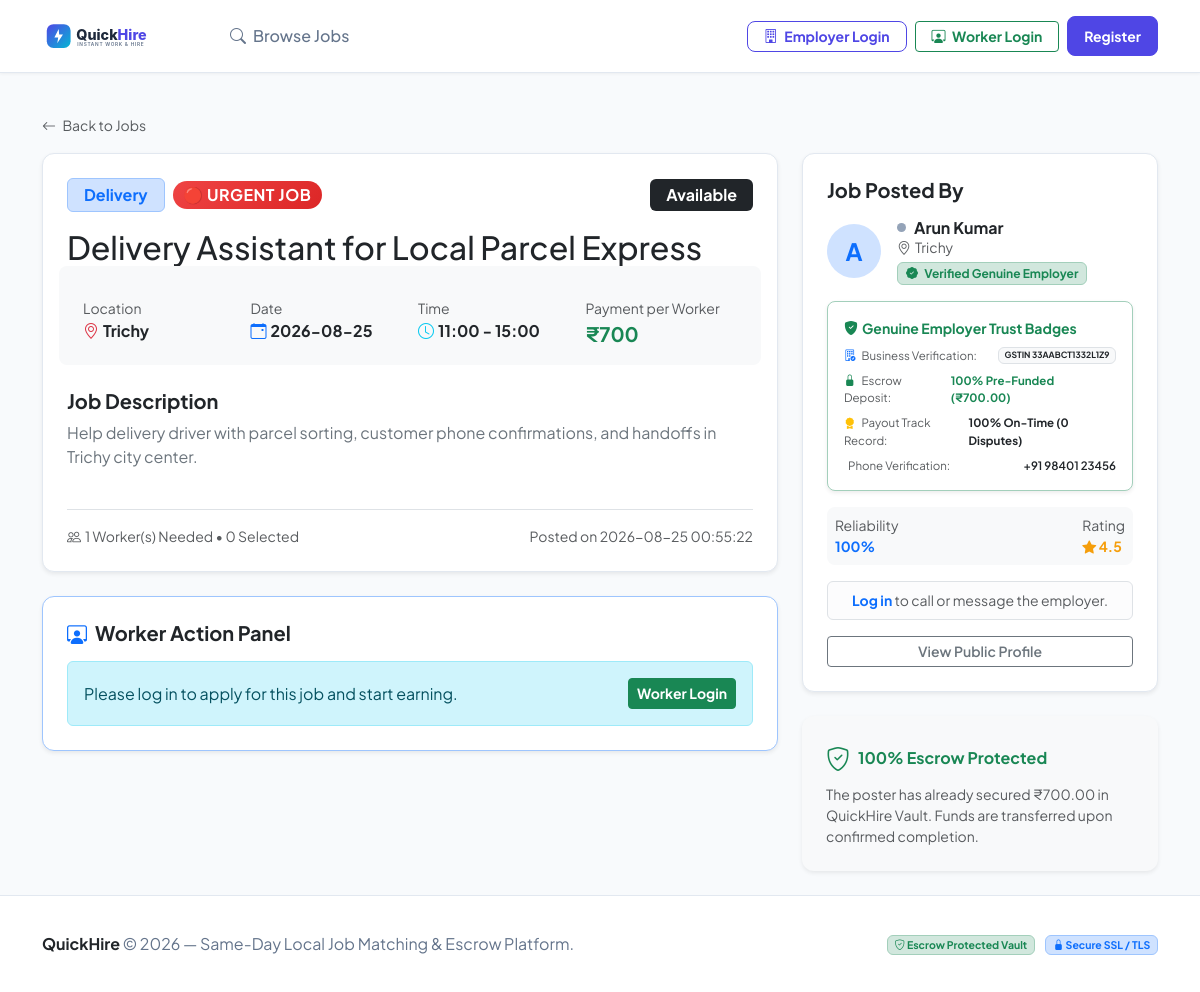
The page /job/4 on the database its author committed.
### tables this page shows
CREATE TABLE jobs (
    id INTEGER PRIMARY KEY AUTOINCREMENT,
    poster_id INTEGER NOT NULL,
    title TEXT NOT NULL,
    category TEXT NOT NULL,
    description TEXT NOT NULL,
    location TEXT NOT NULL,
    job_date TEXT NOT NULL,
    start_time TEXT NOT NULL,
    end_time TEXT NOT NULL,
    required_workers INTEGER NOT NULL DEFAULT 1,
    payment REAL NOT NULL,
    urgent INTEGER DEFAULT 0,
    status TEXT DEFAULT 'Available',
    created_at TIMESTAMP DEFAULT CURRENT_TIMESTAMP,
    FOREIGN KEY (poster_id) REFERENCES users(id) ON DELETE CASCADE
);

CREATE TABLE users (
    id INTEGER PRIMARY KEY AUTOINCREMENT,
    name TEXT NOT NULL,
    email TEXT UNIQUE NOT NULL,
    password TEXT NOT NULL,
    skills TEXT DEFAULT '',
    location TEXT DEFAULT '',
    phone TEXT DEFAULT '+91 98765 43210',
    role TEXT DEFAULT 'worker',
    wallet_balance REAL DEFAULT 5000.0,
    secured_balance REAL DEFAULT 0.0,
    rating REAL DEFAULT NULL,
    reliability_score INTEGER DEFAULT 100,
    completed_jobs INTEGER DEFAULT 0,
    late_arrivals INTEGER DEFAULT 0,
    no_shows INTEGER DEFAULT 0,
    is_online INTEGER DEFAULT 0,
    created_at TIMESTAMP DEFAULT CURRENT_TIMESTAMP
);

### backend/routes/job_routes.py (the view)
@job_bp.route('/job/<int:job_id>')
def job_details(job_id):
    job = JobModel.get_by_id(job_id)
    if not job:
        flash("Job not found.", "danger")
        return redirect(url_for('job_routes.jobs'))
    current_user = get_current_user()
    is_poster = current_user and (current_user['id'] == job['poster_id'])
    applicants = []
    assignments = []
    user_application = None
    user_assignment = None
    if is_poster:
        applicants = ApplicationModel.get_by_job(job_id)
        assignments = AssignmentModel.get_by_job(job_id)
    elif current_user:
        user_application = ApplicationModel.get_by_job_and_worker(job_id, current_user['id'])
        user_assignment = AssignmentModel.get_by_job_and_worker(job_id, current_user['id'])
    try:
        from services.payment_service import parse_time_or_dt
        s_dt = parse_time_or_dt(job['start_time'], job['job_date'])
        e_dt = parse_time_or_dt(job['end_time'], job['job_date'])
        job_scheduled_seconds = int(max(60, (e_dt - s_dt).total_seconds()))
    except Exception:
        job_scheduled_seconds = 3600 * 3
    if job_scheduled_seconds < 3600:
        mins = max(1, int(job_scheduled_seconds // 60))
        job_scheduled_display = f"{mins} mins"
    else:
        hrs = round(job_scheduled_seconds / 3600.0, 1)
        job_scheduled_display = f"{hrs} hrs"
    return render_template(
        'job_details.html',
        job=job,
        is_poster=is_poster,
        applicants=applicants,
        assignments=assignments,
        user_application=user_application,
        user_assignment=user_assignment,
        job_scheduled_seconds=job_scheduled_seconds,
        job_scheduled_display=job_scheduled_display,
        current_user=current_user
    )

### backend/models.py (called while the page is built, shortened)
def get_db_path():
    return os.path.join(DATABASE_DIR, 'quickhire.db')

def get_db_connection():
    turso_conn = get_turso_connection()
    if turso_conn:
        return turso_conn
    db_file = get_db_path()
    conn = sqlite3.connect(db_file)
    conn.row_factory = sqlite3.Row
    conn.execute("PRAGMA foreign_keys = ON;")
    return conn

@contextmanager
def db_cursor(commit=False):
    conn = get_db_connection()
    cursor = conn.cursor()
    try:
        yield cursor
        if commit:
            conn.commit()
    except Exception:
        conn.rollback()
        raise
    finally:
        conn.close()

    @staticmethod
    def get_by_id(job_id):
        query = """
            SELECT j.*, u.name as poster_name, u.email as poster_email, u.phone as poster_phone, u.location as poster_location,
                   u.rating as poster_rating, u.reliability_score as poster_reliability, u.is_online as poster_is_online,
                   (SELECT COUNT(*) FROM applications WHERE job_id = j.id) as applicant_count,
                   (SELECT COUNT(*) FROM job_assignments WHERE job_id = j.id) as assigned_count
            FROM jobs j
            JOIN users u ON j.poster_id = u.id
            WHERE j.id = ?
        """
        with db_cursor() as cur:
            cur.execute(query, (job_id,))
            row = cur.fetchone()
            return dict(row) if row else None

### backend/services/auth_service.py (called while the page is built)
def get_current_user():
    user_id = session.get('user_id')
    if not user_id:
        return None
    return UserModel.get_by_id(user_id)

### database/turso_adapter.py (called while the page is built)
def get_turso_connection():
    url = os.environ.get('TURSO_DATABASE_URL') or os.environ.get('TURSO_URL')
    token = os.environ.get('TURSO_AUTH_TOKEN') or os.environ.get('TURSO_TOKEN')
    if url and token:
        return TursoConnection(url, token)
    return None

### frontend/templates/job_details.html (shortened to what this page needs)
{% extends "base.html" %}
{% block content %}
<div class="container py-4">
  <div class="mb-3">
    <a href="{{ url_for('job_routes.jobs') }}" class="text-decoration-none text-muted small">
      <i class="bi bi-arrow-left me-1"></i> Back to Jobs
    </a>
  </div>
  <div class="row g-4">
    <div class="col-lg-8">
      <div class="card card-custom p-4 mb-4 shadow-sm">
        <div class="d-flex flex-wrap justify-content-between align-items-center gap-2 mb-3">
          <div class="d-flex align-items-center gap-2 flex-wrap">
            <span class="badge bg-primary-subtle text-primary border border-primary-subtle px-3 py-2 fs-6">
              {{ job.category }}
            </span>
            {% if job.urgent %}
              <span class="badge badge-urgent fs-6">🔴 URGENT JOB</span>
            {% endif %}
          </div>
          <span class="badge bg-dark px-3 py-2 fs-6">{{ job.status }}</span>
        </div>
        <h2 class="fw-extrabold mb-3">{{ job.title }}</h2>
        <div class="row g-3 p-3 bg-light rounded-3 mb-4">
          <div class="col-6 col-md-3">
            <span class="text-muted small d-block">Location</span>
            <strong class="text-dark"><i class="bi bi-geo-alt text-danger me-1"></i>{{ job.location }}</strong>
          </div>
          <div class="col-6 col-md-3">
            <span class="text-muted small d-block">Date</span>
            <strong class="text-dark"><i class="bi bi-calendar-event text-primary me-1"></i>{{ job.job_date }}</strong>
          </div>
          <div class="col-6 col-md-3">
            <span class="text-muted small d-block">Time</span>
            <strong class="text-dark"><i class="bi bi-clock text-info me-1"></i>{{ job.start_time }} - {{ job.end_time }}</strong>
          </div>
          <div class="col-6 col-md-3">
            <span class="text-muted small d-block">Payment per Worker</span>
            <strong class="fs-5 text-success">₹{{ "%.0f"|format(job.payment) }}</strong>
          </div>
        </div>
        <div class="mb-4">
          <h5 class="fw-bold mb-2">Job Description</h5>
          <p class="text-secondary leading-relaxed" style="white-space: pre-line;">{{ job.description }}</p>
        </div>
        <div class="d-flex align-items-center justify-content-between pt-3 border-top text-muted small">
          <div><i class="bi bi-people me-1"></i>{{ job.required_workers }} Worker(s) Needed &bull; {{ job.assigned_count }} Selected</div>
          <div>Posted on {{ job.created_at }}</div>
        </div>
      </div>
      {% if not is_poster %}
        <div class="card card-custom p-4 mb-4 shadow-sm border-primary-subtle">
          <h5 class="fw-bold mb-3 d-flex align-items-center gap-2">
            <i class="bi bi-person-workspace text-primary"></i> Worker Action Panel
          </h5>
          {% if not current_user %}
            <div class="alert alert-info d-flex align-items-center justify-content-between m-0">
              <div>Please log in to apply for this job and start earning.</div>
              <a href="{{ url_for('auth_routes.login', role='worker') }}" class="btn btn-success btn-sm fw-bold">Worker Login</a>
            </div>
          {% endif %}
        </div>
      {% endif %}
    </div>
    <div class="col-lg-4">
      <div class="card card-custom p-4 mb-4 shadow-sm">
        <h5 class="fw-bold mb-3">Job Posted By</h5>
        <div class="d-flex align-items-center gap-3 mb-3">
          <div class="rounded-circle bg-primary-subtle text-primary d-flex align-items-center justify-content-center fw-bold fs-4" style="width: 54px; height: 54px;">
            {{ job.poster_name[0] }}
          </div>
          <div>
            <h6 class="fw-bold m-0 d-flex align-items-center gap-1">
              <span class="online-dot {% if not job.poster_is_online %}offline{% endif %}"></span>
              {{ job.poster_name }}
            </h6>
            <div class="text-muted small"><i class="bi bi-geo-alt me-1"></i>{{ job.poster_location or 'Location not set' }}</div>
            <span class="badge bg-success-subtle text-success border border-success-subtle px-2 py-1 mt-1 small">
              <i class="bi bi-patch-check-fill text-success me-1"></i> Verified Genuine Employer
            </span>
          </div>
        </div>
        <div class="card bg-white border border-success-subtle p-3 rounded-3 mb-3 shadow-sm">
          <div class="fw-bold small text-success d-flex align-items-center gap-1 mb-2">
            <i class="bi bi-shield-fill-check"></i> Genuine Employer Trust Badges
          </div>
          <div class="d-flex flex-column gap-2 small" style="font-size: 11.5px;">
            <div class="d-flex align-items-center justify-content-between">
              <span class="text-muted"><i class="bi bi-building-check me-1 text-primary"></i> Business Verification:</span>
              <span class="badge bg-light text-dark border">GSTIN 33AABCT1332L1Z9</span>
            </div>
            <div class="d-flex align-items-center justify-content-between">
              <span class="text-muted"><i class="bi bi-lock-fill me-1 text-success"></i> Escrow Deposit:</span>
              <strong class="text-success">100% Pre-Funded (₹{{ "%.2f"|format(job.payment * job.required_workers) }})</strong>
            </div>
            <div class="d-flex align-items-center justify-content-between">
              <span class="text-muted"><i class="bi bi-award-fill me-1 text-warning"></i> Payout Track Record:</span>
              <span class="text-dark fw-bold">100% On-Time (0 Disputes)</span>
            </div>
            <div class="d-flex align-items-center justify-content-between">
              <span class="text-muted"> Phone Verification:</span>
              <span class="text-dark fw-semibold">{{ job.poster_phone or '+91 98401 23456' }}</span>
            </div>
          </div>
        </div>
        <div class="d-flex justify-content-between p-2 bg-light rounded-3 mb-3 small">
          <div>
            <span class="text-muted d-block">Reliability</span>
            <strong class="text-primary">{{ job.poster_reliability }}%</strong>
          </div>
          <div>
            <span class="text-muted d-block">Rating</span>
            {% if job.poster_rating %}
              <strong class="star-rating"><i class="bi bi-star-fill"></i> {{ "%.1f"|format(job.poster_rating) }}</strong>
            {% else %}
              <span class="text-muted">Verified Poster</span>
            {% endif %}
          </div>
        </div>
        {% if current_user and not is_poster %}
          <div class="d-flex flex-column gap-2 mb-3">
            <a href="tel:{{ job.poster_phone or '+91 98401 23456' }}" class="btn btn-success fw-bold d-flex align-items-center justify-content-center gap-2 shadow-sm py-2" id="callPosterBtn">
              <i class="bi bi-telephone-fill fs-5"></i>
              <span>Call {{ job.poster_name }}</span>
            </a>
            <div class="d-flex gap-2">
              <a href="{{ url_for('message_routes.conversation', job_id=job.id, recipient_id=job.poster_id) }}" class="btn btn-primary flex-fill fw-bold d-flex align-items-center justify-content-center gap-1 shadow-sm">
                <i class="bi bi-chat-dots-fill"></i> Message
              </a>
              <a href="https://wa.me/{{ (job.poster_phone or '+919840123456')|replace(' ', '')|replace('+', '') }}?text=Hi%20{{ job.poster_name }},%20I%20am%20interested%20in%20your%20QuickHire%20job:%20{{ job.title }}" target="_blank" class="btn btn-outline-success flex-fill fw-bold d-flex align-items-center justify-content-center gap-1">
                <i class="bi bi-whatsapp"></i> WhatsApp
              </a>
            </div>
          </div>
        {% elif not current_user %}
          <div class="alert alert-light border p-2 text-center small text-muted mb-3">
            <a href="{{ url_for('auth_routes.login') }}" class="fw-bold text-primary text-decoration-none">Log in</a> to call or message the employer.
          </div>
        {% endif %}
        <a href="{{ url_for('profile_routes.public_profile', user_id=job.poster_id) }}" class="btn btn-outline-secondary btn-sm w-100 fw-semibold">
          View Public Profile
        </a>
      </div>
      <div class="card card-custom p-4 shadow-sm bg-light border-0">
        <div class="d-flex align-items-center gap-2 mb-2 text-success">
          <i class="bi bi-shield-check fs-4"></i>
          <strong class="fs-6">100% Escrow Protected</strong>
        </div>
        <p class="small text-muted mb-0">
          The poster has already secured ₹{{ "%.2f"|format(job.payment * job.required_workers) }} in QuickHire Vault. Funds are transferred upon confirmed completion.
        </p>
      </div>
    </div>
  </div>
</div>
{% endblock %}

### frontend/static/css/style.css (style rules this page uses)
:root { --primary: #4f46e5; --primary-hover: #4338ca; --primary-light: #eef2ff; --secondary: #06b6d4; --accent: #f59e0b; --dark: #0f172a; --text-main: #1e293b; --text-muted: #64748b; --bg-page: #f8fafc; --bg-card: #ffffff; --border-color: #e2e8f0; --success: #10b981; --danger: #ef4444; --warning: #f59e0b; --radius-sm: 8px; --radius-md: 12px; --radius-lg: 16px; --shadow-sm: 0 1px 3px rgba(0, 0, 0, 0.05); --shadow-md: 0 4px 6px -1px rgba(0, 0, 0, 0.07), 0 2px 4px -2px rgba(0, 0, 0, 0.05); --shadow-lg: 0 10px 15px -3px rgba(0, 0, 0, 0.08), 0 4px 6px -4px rgba(0, 0, 0, 0.04); }
body { font-family: 'Plus Jakarta Sans', -apple-system, BlinkMacSystemFont, 'Segoe UI', Roboto, sans-serif; background-color: var(--bg-page); color: var(--text-main); min-height: 100vh; display: flex; flex-direction: column; }
.online-dot { display: inline-block; width: 9px; height: 9px; border-radius: 50%; background-color: var(--success); box-shadow: 0 0 0 2px rgba(16, 185, 129, 0.25); margin-right: 4px; }
.online-dot.offline { background-color: #94a3b8; box-shadow: none; }
.badge-urgent { background: linear-gradient(135deg, #ef4444, #dc2626); color: white; font-weight: 700; letter-spacing: 0.5px; padding: 0.35rem 0.65rem; border-radius: 20px; animation: pulse-urgent 2s infinite; }
.card-custom { background: var(--bg-card); border: 1px solid var(--border-color); border-radius: var(--radius-md); box-shadow: var(--shadow-sm); transition: transform 0.2s ease, box-shadow 0.2s ease; }
.star-rating { color: #f59e0b; }

### rows shown on the page
jobs: category "Delivery", status "Available", title "Delivery Assistant for Local Parcel Express", location "Trichy", job_date "2026-08-25", start_time "11:00", end_time "15:00", payment "700", description "Help delivery driver with parcel sorting, customer phone confirmations, and handoffs in Trichy city center.", required_workers "1", created_at "2026-08-25 00:55:22", job.payment*job.required_workers "700.00"
users: name "A", poster_name "Arun Kumar", location "Trichy", phone "+91 98401 23456", poster_reliability "100", poster_rating "4.5"

### other values the page prints
{{ job.assigned_count }} "0"
